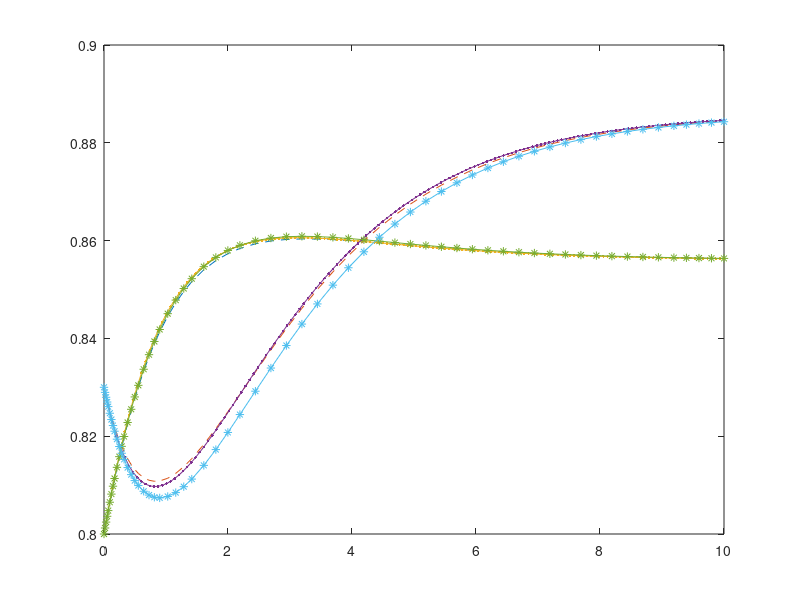

Source code (MATLAB):
% Du reactor linearisation
clear all
close all
clc
format long
%% Specify the reactor dynamics
phi = 0.072;
q = 1.0;
beta = 8.0;
delta = 0.3;
lambda = 20.0;
x1f = 1.0;
x2f = 0.0;
u = 0.0; % controller input!
k = @(x) exp(x/(1+x/lambda)); 

fx1 = @(x) -phi*k(x(2))-q;
fx2 = @(x) -phi*x(1)*k(x(2))*(lambda/(x(2)+lambda))^2;
gx1 = @(x) beta*phi*k(x(2));
gx2 = @(x) beta*phi*x(1)*k(x(2))*(lambda/(x(2)+lambda))^2-(q+delta);

F = @(x) [-phi*x(1)*k(x(2))+q*(x1f-x(1)); 
          beta*phi*x(1)*k(x(2))-(q+delta)*x(2)+delta*u+q*x2f]; % For SS solving
      
%% Solve for the steady states
ss1 = [0.85; 0.88];
ss2 = [0.55; 2.75];
ss3 = [0.23; 4.71];
[xss1, fval] = fsolve(F,ss1);
[xss2, fval] = fsolve(F,ss2);
[xss3, fval] = fsolve(F,ss3);
J = @(x) [fx1(x) fx2(x); gx1(x) gx2(x)]; % the jacobian

J1 = J(xss1);
J2 = J(xss2);
J3 = J(xss3);

e1 = eig(J1);
e2 = eig(J2);
e3 = eig(J3);

%% Solve non-linear system
f = @(t, x) [-phi*x(1)*k(x(2))+q*(x1f-x(1)); 
             beta*phi*x(1)*k(x(2))-(q+delta)*x(2)+delta*u+q*x2f]; % For ODE solving

[tout, xout] = ode45(f, [0; 10], [0.8; 0.83]);
%% Solve linear system
Jlin = J1; % set which system to solve
xss = xss1; % set the steady state point
% flin = @(t, x) [Jlin(1,1)*x(1) + Jlin(1,2)*x(2);Jlin(2,1)*x(1) + Jlin(2,2)*x(2)];
% [toutlin, xoutlin] = ode45(flin, [0; 10], [0.8-xss1(1);0.83-xss1(2)]);
% xoutlin = xoutlin + repmat(xss1, 1, length(toutlin))';

flin = @(t, x) [Jlin(1,1)*x(1) + Jlin(1,2)*x(2); 
                Jlin(2,1)*x(1) + Jlin(2,2)*x(2)] - Jlin*xss;
[toutlin, xoutlin] = ode45(flin, [0; 10], [0.8;0.83]);

% test if forward euler is good enough
time = linspace(0.0, 10, 150);
fex = zeros(150,2);
h = time(2);
fex(1, :) = [0.8, 0.83]; 
for k=2:150
   fex(k, :) = fex(k-1,:) + h.*f(0,fex(k-1,:))'; 
end
%% Plot
plot(tout, xout, '--')
hold on
plot(time, fex, '.-')
plot(toutlin, xoutlin, '*-')
hold off